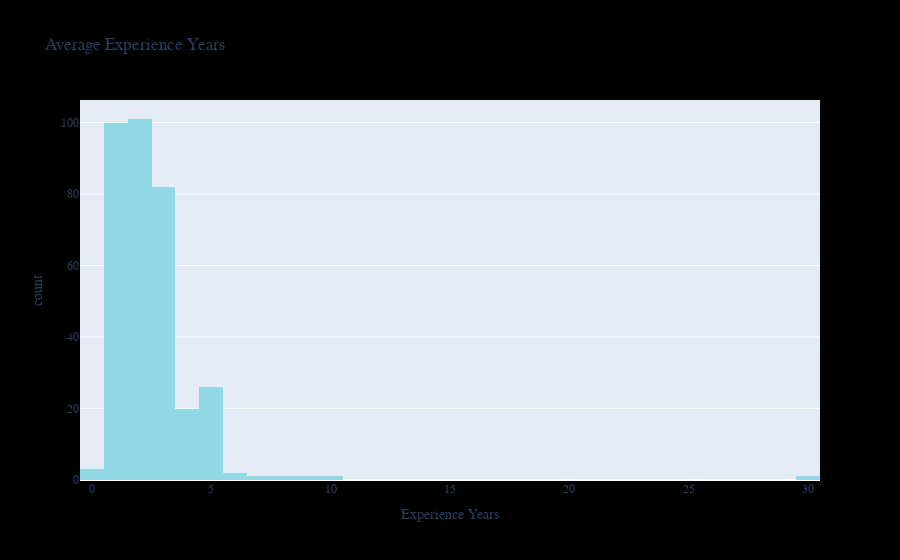

This figure's notebook cell:
### Markdown cell above
### Expreience Years

- most of the jobs require a prior experience of 1-3 years
- only 3 job posts asked for a fresh graduate

### Code cell
px.histogram(
    data,
    x='avg_exp_years',
    color_discrete_sequence=color_palette[1:],
    labels={"count": "", "avg_exp_years": "Experience Years"},
    title="Average Experience Years",
).update_layout(
    paper_bgcolor="rgb(0,0,0,0)",
    legend=dict(bgcolor=LEGEN_BG),
    font_family="Poppins,",
)

### Figure 1 — Plotly figure (JSON) as saved in the notebook; plotly's stock layout.template omitted (floating-point values rounded to 4 significant figures; data arrays with more than 128 entries replaced by an {"elided": "..."} marker saying what was removed)
{"data": [{"alignmentgroup": "True", "bingroup": "x", "hovertemplate": "Experience Years=%{x}<br>count=%{y}<extra></extra>", "legendgroup": "", "marker": {"color": "#91D8E4", "pattern": {"shape": ""}}, "name": "", "offsetgroup": "", "orientation": "v", "showlegend": false, "type": "histogram", "x": {"elided": "832 int values"}, "xaxis": "x", "yaxis": "y"}], "layout": {"barmode": "relative", "font": {"family": "Poppins,"}, "legend": {"bgcolor": "#fff", "tracegroupgap": 0}, "paper_bgcolor": "rgb(0,0,0,0)", "title": {"text": "Average Experience Years"}, "xaxis": {"anchor": "y", "domain": [0, 1], "title": {"text": "Experience Years"}}, "yaxis": {"anchor": "x", "domain": [0, 1], "title": {"text": "count"}}}}
